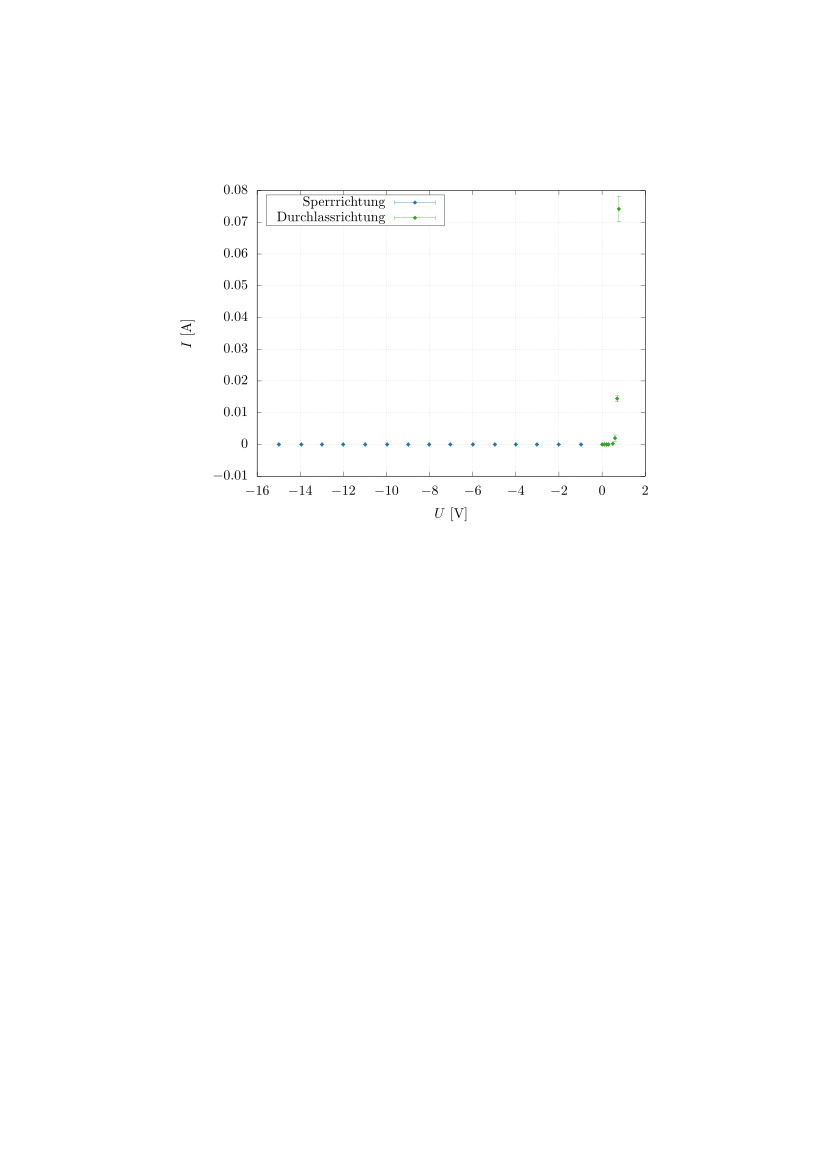

Generate this figure with gnuplot:
set terminal epslatex color
set output "output_D1.tex"
set notitle
set xlabel '$U$ [V]'
set ylabel '$I$ [A]'
set grid
set key box top left width -4 # 'samplen x' sets how much space the symbol takes

set style line 1 lt rgb "#1f78b4" pt 13 ps 1 # blue
set style line 2 lt rgb "#33a02c" pt 13 ps 1 # green
set style line 3 lt rgb "#e31a1c" pt 13 ps .5 # red
set style line 4 lt rgb "#fdbf6f" pt 13 ps .5 # yellow
set style line 5 lt rgb "#ff7f00" pt 13 ps .5 # orange
set style line 6 lt rgb "#6a3d9a" pt 13 ps .5 # purple
set style line 7 lt rgb "#a6cee3" pt 13 ps .5 # pastel blue
set style line 8 lt rgb "#b2df8a" pt 13 ps .5 # pastel green
set style line 9 lt rgb "#fb9a99" pt 13 ps .5 # pastel red
set style line 10 lt rgb "#cab2d6" pt 13 ps .5 # pastel purple

plot '../data/data_1' u (-1*$1):2:3:4 every ::0::14 with xyerrorbars title 'Sperrrichtung' ls 1,\
        '../data/data_1' every ::15::22 with xyerrorbars title 'Durchlassrichtung' ls 2
# NaN with points / lines title '' ls 1 # fake legend

# pt 0 pixel
# pt 1 plus
# pt 13 dot
# lw linewidth
# ps pointsize
# yerrorbars uses last column
# lc rgb #d95f02 (orange) #1b9e77 (green) #7570b3 (blue)
